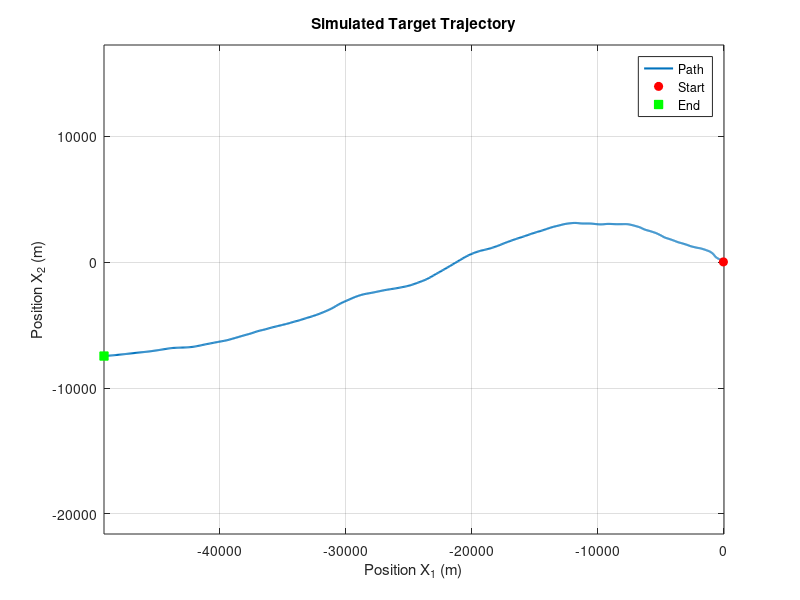

This figure's MATLAB source: (Note: this script raises an error after producing the figure.)
%% Problem 1
% Simulation of a Hidden Markov Model for Mobility Tracking
clear; clc; close all;

rng(2604);
% 1. Parameters Setup
dt = 0.5;       
alpha = 0.6;    
sigma = 0.5;    
m = 1000;      % Number of simulation steps

Phi_sub = [1, dt, dt^2/2; 
           0, 1, dt; 
           0, 0, alpha];

Psi_z_sub = [dt^2/2; dt; 0];
Psi_w_sub = [dt^2/2; dt; 1];

% Full matrices
Phi = blkdiag(Phi_sub, Phi_sub);
Psi_z = blkdiag(Psi_z_sub, Psi_z_sub);
Psi_w = blkdiag(Psi_w_sub, Psi_w_sub);

% 2. Driving Commands and Transitions
% The 5 possible states for Z_n
Z_set = [0, 3.5, 0, 0, -3.5;  
         0, 0, 3.5, -3.5, 0]; 

% Transition Probability Matrix P
P = (1/20) * [16, 1, 1, 1, 1;
              1, 16, 1, 1, 1;
              1, 1, 16, 1, 1;
              1, 1, 1, 16, 1;
              1, 1, 1, 1, 16];

% 3. Initialization
% Initial state X_0 (Normal distribution)
X0_mu = [0; 0; 0; 0; 0; 0];
X0_cov = diag([500, 5, 5, 200, 5, 5]);
X_n = mvnrnd(X0_mu, X0_cov)'; 

% Initial command Z_0 (Uniform distribution)
z_idx = randi([1, 5]);
Z_n = Z_set(:, z_idx);

% Store the trajectory (Position x1 is index 1, Position x2 is index 4)
traj = zeros(2, m+1);
traj(:, 1) = [X_n(1); X_n(4)];


% 4. Main Simulation Loop
for n = 1:m
    % Generate Gaussian noise W_{n+1}
    W_next = sigma * randn(2, 1);
    
    % Update motion state
    X_next = Phi * X_n + Psi_z * Z_n + Psi_w * W_next;
    
    % Update driving command: Select next Z based on matrix P
    % Use the current index to pick the next index
    z_idx = randsample(1:5, 1, true, P(z_idx, :));
    Z_next = Z_set(:, z_idx);
    
    % Store and update
    traj(:, n+1) = [X_next(1); X_next(4)];
    X_n = X_next;
    Z_n = Z_next;
end

% 5. Plotting
figure;
plot(traj(1,:), traj(2,:), 'LineWidth', 1.5);
hold on;
plot(traj(1,1), traj(2,1), 'ro', 'MarkerFaceColor', 'r'); % Start
plot(traj(1,end), traj(2,end), 'gs', 'MarkerFaceColor', 'g'); % End
grid on;
xlabel('Position X_1 (m)');
ylabel('Position X_2 (m)');
title('Simulated Target Trajectory');
legend('Path', 'Start', 'End');
axis equal;





%% Problem 3: SIS
load('Data\RSSI-measurements.mat'); 
load('Data\stations.mat');          

rng(26);
T_steps = size(Y, 2);                
N = 10000;                     
upsilon = 90; 
eta = 3; 
varsigma = 1.5;

% Initialization
X_p = mvnrnd(X0_mu, X0_cov, N)'; 
Z_idx = randi([1, 5], 1, N);     
log_W = log(ones(1, N) / N);

X_est_SIS = zeros(6, T_steps); 
ESS = zeros(1, T_steps);
cumP = cumsum(P, 2);             

disp('Running SIS... Watch for weight degeneracy.');
% Selected time points (n=0, 10, 15, 20, 50, 70, 100, 500)
sample_points = [1, 11, 16, 21, 51, 71, 101, 501]; 
figure('Name', 'Problem 3: Weight Histograms', 'Color', 'w');
plot_idx = 1;

for n = 1:T_steps
    % 1. Prediction
    if n > 1
        W_noise = sigma * randn(2, N);
        Z_vals = Z_set(:, Z_idx);
        X_p = Phi * X_p + Psi_z * Z_vals + Psi_w * W_noise;
    
        r = rand(1, N);
        for k = 1:5
            mask = (Z_idx == k);
            if any(mask)
                [~, next_states] = max(r(mask)' <= cumP(k, :), [], 2);
                Z_idx(mask) = next_states';
            end
        end
    end

    % 2. Weight Update
    log_L = zeros(1, N);
    pos_x = X_p([1, 4], :); 

    for l = 1:6
        dist = sqrt(sum((pos_x - pos_vec(:, l)).^2, 1));
        dist(dist < 0.1) = 0.1; 
        mu_RSSI = upsilon - 10 * eta * log10(dist);
        log_L = log_L - 0.5 * ((Y(l, n) - mu_RSSI) / varsigma).^2;
    end
    
    % Accumulate log weights
    log_W = log_W + log_L; 
    
    % Normalize
    W = exp(log_W - max(log_W));
    W = W / sum(W);
    log_W = log(W); 
    
    % 3. Compute efficient sample sizes and estimate status
    ESS(n) = 1 / sum(W.^2);
    X_est_SIS(:, n) = sum(X_p .* W, 2); 
    
    % 4. Plot histograms of the importance weights
    if ismember(n, sample_points)
        subplot(2, 4, plot_idx);
        histogram(W, 50, 'FaceColor', '#A2142F');
        title(['n = ', num2str(n-1), ', ESS = ', num2str(round(ESS(n), 2))]);
        xlabel('Normalized Weight'); ylabel('Count');
        plot_idx = plot_idx + 1;
    end
end


figure('Name', 'Problem 3: SIS Trajectory', 'Color', 'w');
plot(X_est_SIS(1,:), X_est_SIS(4,:), 'b-', 'LineWidth', 1.5); hold on;
plot(pos_vec(1,:), pos_vec(2,:), 'r^', 'MarkerFaceColor', 'r', 'MarkerSize', 8);
grid on; axis equal;
title('SIS Estimated Trajectory and Station Locations');
xlabel('x_1 (m)'); ylabel('x_2 (m)');
legend('SIS Estimate', 'Base Stations');

saveas(gcf, 'problem 3.png');


%% Problem 4: SISR
load('Data\RSSI-measurements.mat');
load('Data\stations.mat');          

% set seed
rng(26);

T_steps = size(Y, 2);                
N = 10000;                     
upsilon = 90; eta = 3; 
% varsigma = 1.5;
varsigma = 2.2;

% Initialization
X_p = mvnrnd(X0_mu, X0_cov, N)'; 
Z_idx = randi([1, 5], 1, N);     
W = ones(1, N) / N; 

X_est_SISR = zeros(6, T_steps);
Z_map = zeros(1, T_steps);
RMSE = zeros(1, T_steps);
cumP = cumsum(P, 2);

disp('Running SISR for 501 steps...');

% n=1
log_L = zeros(1, N);
pos_x = X_p([1, 4], :); 
for l = 1:6
    dist = sqrt(sum((pos_x - pos_vec(:, l)).^2, 1));
    dist(dist < 0.1) = 0.1; 
    mu_RSSI = upsilon - 10 * eta * log10(dist);
    log_L = log_L - 0.5 * ((Y(l, 1) - mu_RSSI) / varsigma).^2;
end
W = exp(log_L - max(log_L));
W = W / sum(W);

% n>=2
for n = 2:T_steps
    % 1. Resampling
    ESS_current = 1 / sum(W.^2);
    if ESS_current < N/2
        edges = [0, cumsum(W)];
        edges(end) = 1; 
        u = (0:N-1)/N + rand()/N;
        idx = discretize(u, edges);
        
        X_p = X_p(:, idx);
        Z_idx = Z_idx(idx);
        W = ones(1, N) / N;
    end
        
    % 2. Prediction
    W_noise = sigma * randn(2, N);
    Z_vals = Z_set(:, Z_idx);
    X_p = Phi * X_p + Psi_z * Z_vals + Psi_w * W_noise;
    
    r = rand(1, N);
    for k = 1:5
        mask = (Z_idx == k);
        if any(mask)
            [~, next_states] = max(r(mask)' <= cumP(k, :), [], 2);
            Z_idx(mask) = next_states';
        end
    end
        
    % 3. Weight Update
    log_L = zeros(1, N);
    pos_x = X_p([1, 4], :); 
    for l = 1:6
        dist = sqrt(sum((pos_x - pos_vec(:, l)).^2, 1));
        dist(dist < 0.1) = 0.1; 
        mu_RSSI = upsilon - 10 * eta * log10(dist);
        log_L = log_L - 0.5 * ((Y(l, n) - mu_RSSI) / varsigma).^2;
    end
    
    log_W_unnorm = log(W) + log_L; 
    W = exp(log_W_unnorm - max(log_W_unnorm));
    W = W / sum(W);
    
    % Estimation 
    X_est_SISR(:, n) = sum(X_p .* W, 2); 
    
    Z_probs = zeros(1,5);
    for k = 1:5
        Z_probs(k) = sum(W(Z_idx == k));
    end
    [~, Z_map(n)] = max(Z_probs);
    
end
disp('Filtering Complete!');


% Plotting estimation
figure('Name', 'Problem 4: SISR Trajectory', 'Color', 'w');
plot(X_est_SISR(1, :), X_est_SISR(4, :), 'b-', 'LineWidth', 1.5); hold on;
plot(pos_vec(1, :), pos_vec(2, :), 'r^', 'MarkerFaceColor', 'r', 'MarkerSize', 8); 
grid on; axis equal;
title('Problem 4: SISR Estimated Trajectory and Station Locations');
xlabel('x_1 (m)'); ylabel('x_2 (m)');
legend('SIS Estimate', 'Base Stations');

% Plotting the Driving Command
figure('Name', 'Problem 4: Inferred Driver Commands', 'Color', 'w');
stairs(1:T_steps, Z_map, 'LineWidth', 1.5);
grid on;
xlim([0,510]);
ylim([0.5, 5.5]);
yticks(1:5);
yticklabels({'1: Hold', '2: East', '3: North', '4: West', '5: South'});
title('Inferred Most Probable Driving Command over Time');
xlabel('Time Step (n)');
ylabel('Driving Command (Z_n)');


%% Problem 5: SMC-based Model Calibration
close all;

% loading data
load('Data\RSSI-measurements-unknown-sigma.mat'); 
load('Data\stations.mat');          

T_steps = size(Y, 2);                
N = 10000;                     
upsilon = 90; eta = 3; sigma_w = 0.5;

% grid search
sigma_grid = 0.1:0.1:2.9;
ll_grid = zeros(1, length(sigma_grid));

disp('Running Model Calibration...');

% Main loop
for j = 1:length(sigma_grid)

    sig = sigma_grid(j);

    X_p = mvnrnd(X0_mu, X0_cov, N)'; 
    Z_idx = randi([1, 5], 1, N);     
    W = ones(1, N) / N; 

    ll_total = 0;

    % n=1
    log_L = zeros(1, N);
    pos_x = X_p([1,4], :); 

    for l = 1:6
        dist = sqrt(sum((pos_x - pos_vec(:,l)).^2, 1));
        dist(dist < 0.1) = 0.1;

        mu_RSSI = upsilon - 10 * eta * log10(dist);

        log_L = log_L ...
              - log(sqrt(2*pi)*sig) ...
              - 0.5*((Y(l,1) - mu_RSSI)/sig).^2;
    end

    W(W < 1e-300) = 1e-300;

    log_W_unnorm = log(W) + log_L;
    M = max(log_W_unnorm);

    ll_total = ll_total + (M + log(sum(exp(log_W_unnorm - M))));

    W = exp(log_W_unnorm - M);
    W = W / sum(W);

    % n>=2
    for n = 2:T_steps
      % 1. Resampling 
        ESS = 1 / sum(W.^2);
        if ESS < N/2
            W(isnan(W)) = 0;
            if sum(W) == 0, W = ones(1,N)/N; end
            W = W / sum(W);

            
            edges = [0, cumsum(W)];
            edges(end) = 1.000000000001; 
            u = rand() / N + (0:N-1) / N;
            [~, ~, idx] = histcounts(u, edges); 
            idx(idx == 0) = 1; 
            
            X_p = X_p(:, idx);
            Z_idx = Z_idx(idx);
            W = ones(1, N) / N;
        end

        % 2. Prediction 
        W_noise = sigma_w * randn(2, N);
        Z_vals = Z_set(:, Z_idx);
        X_p = Phi * X_p + Psi_z * Z_vals + Psi_w * W_noise;
        
        r = rand(1, N);
        current_cumP = cumP(Z_idx, :);
        Z_idx = sum(r' > current_cumP, 2)' + 1;

        % 3. Weight Update
        log_L = zeros(1, N);
        pos_x = X_p([1,4], :); 
        
        for l = 1:6
            dist = sqrt(sum((pos_x - pos_vec(:,l)).^2, 1));
            dist = max(dist, 0.1); 
            mu_RSSI = upsilon - 10 * eta * log10(dist);
            log_L = log_L - log(sig * 2.506628274631) ... % 2.5066 = sqrt(2*pi)
                    - 0.5 * ((Y(l,n) - mu_RSSI) / sig).^2;
        end
        
        W = max(W, 1e-300);
        log_W_unnorm = log(W) + log_L;
        M = max(log_W_unnorm);
        
        temp_sum = sum(exp(log_W_unnorm - M));
        ll_total = ll_total + (M + log(temp_sum));
        
        W = exp(log_W_unnorm - M) / temp_sum;
    end

    ll_grid(j) = ll_total / T_steps;

    fprintf('sigma = %.2f, LL = %.4f\n', sig, ll_grid(j));
end

% Optimal sigma
[max_ll, idx] = max(ll_grid);
best_sigma = sigma_grid(idx);

fprintf('============================\n');
fprintf('Best sigma = %.2f\n', best_sigma);

% Plot
figure;
plot(sigma_grid, ll_grid, 'b-o', 'LineWidth', 1.5);
hold on;
plot(best_sigma, max_ll, 'rp', 'MarkerSize', 12, 'MarkerFaceColor', 'r');
grid on;

xlabel('\varsigma');
ylabel('Normalized Log-Likelihood');
title('Log-Likelihood vs \varsigma');
legend('LL curve', 'MLE');


% Subsitituting best sigma
disp(['Running SMC with best_sigma = ', num2str(best_sigma)]);

% Initializing
sig = best_sigma;
X_p = mvnrnd(X0_mu, X0_cov, N)'; 
Z_idx = randi([1, 5], 1, N);     
W = ones(1, N) / N; 
ll_total = 0;

X_est = zeros(6, T_steps);

for n = 1:T_steps
    % 1. Resampling 
    ESS = 1 / sum(W.^2);
    if n > 1 && ESS < N/2
        edges = [0, cumsum(W)];
        edges(end) = 1.000001; 
        u = rand()/N + (0:N-1)/N;
        [~, ~, idx] = histcounts(u, edges);
        
        idx(idx == 0) = 1; 
        X_p = X_p(:, idx);
        Z_idx = Z_idx(idx);
        W = ones(1, N) / N;
    end

    % 2. Prediction 
    if n > 1
        W_noise = sigma_w * randn(2, N);
        Z_vals = Z_set(:, Z_idx);
        X_p = Phi * X_p + Psi_z * Z_vals + Psi_w * W_noise;
        
        
        r = rand(1, N);
        current_cumP = cumP(Z_idx, :); 
        Z_idx = sum(r' > current_cumP, 2)' + 1;
        Z_idx(Z_idx > 5) = 5;
    end

    % 3. Weight Update 
    log_L = zeros(1, N);
    pos_x = X_p([1,4], :); 
    
    for l = 1:6
        dist = sqrt(sum((pos_x - pos_vec(:,l)).^2, 1));
        dist = max(dist, 0.1); 
        mu_RSSI = upsilon - 10 * eta * log10(dist);
        
        log_L = log_L - log(sig * 2.50662827) - 0.5 * ((Y(l,n) - mu_RSSI) / sig).^2;
    end
   
    W_safe = max(W, 1e-300);
    log_W_unnorm = log(W_safe) + log_L;
    M = max(log_W_unnorm);
    
    sum_exp = sum(exp(log_W_unnorm - M));
    ll_total = ll_total + (M + log(sum_exp));
    
    W = exp(log_W_unnorm - M) / sum_exp;
    
    %  State Estimation
    X_est(:, n) = X_p * W';
end

final_ll = ll_total / T_steps;
fprintf('Final Evaluation with sigma %.2f: LL = %.4f\n', best_sigma, final_ll);

% plot
figure('Name', 'Problem 5: Trajectory under Best Sigma', 'Color', 'w');
plot(X_est(1, :), X_est(4, :), 'b-', 'LineWidth', 1.5); hold on;
plot(pos_vec(1, :), pos_vec(2, :), 'r^', 'MarkerFaceColor', 'r', 'MarkerSize', 8); 
grid on; axis equal;
xlabel('X Position (m)');
ylabel('Y Position (m)');
title(['Estimated Trajectory with \varsigma = ', num2str(best_sigma)]);
legend('Estimated Path', 'Stations');
